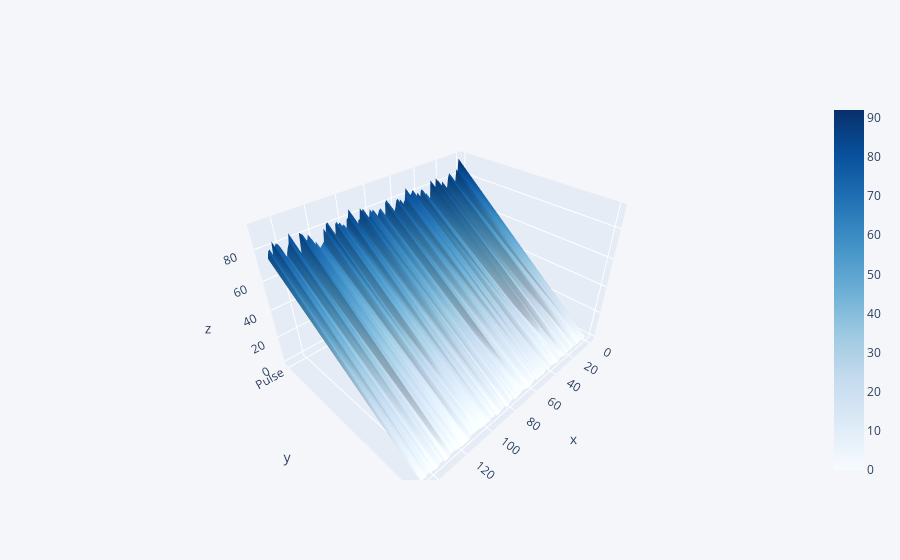

The code cell stored with this chart in its notebook:
### Code cell
data1[['Pulse','Level']].iplot(kind = 'surface',colorscale = 'blues')

### Figure 1 — Plotly figure (JSON) as saved in the notebook; plotly's stock layout.template omitted (floating-point values rounded to 4 significant figures; data arrays with more than 128 entries replaced by an {"elided": "..."} marker saying what was removed)
{"data": [{"colorscale": [[0, "rgb(247,251,255)"], [0.125, "rgb(222,235,247)"], [0.25, "rgb(198,219,239)"], [0.375, "rgb(158,202,225)"], [0.5, "rgb(107,174,214)"], [0.625, "rgb(66,146,198)"], [0.75, "rgb(33,113,181)"], [0.875, "rgb(8,81,156)"], [1, "rgb(8,48,107)"]], "type": "surface", "x": {"elided": "149 int values"}, "y": ["Pulse", "Level"], "z": {"elided": "2x149 int values"}}], "layout": {"legend": {"bgcolor": "#F5F6F9", "font": {"color": "#4D5663"}}, "paper_bgcolor": "#F5F6F9", "plot_bgcolor": "#F5F6F9", "title": {"font": {"color": "#4D5663"}}, "xaxis": {"gridcolor": "#E1E5ED", "showgrid": true, "tickfont": {"color": "#4D5663"}, "title": {"font": {"color": "#4D5663"}, "text": ""}, "zerolinecolor": "#E1E5ED"}, "yaxis": {"gridcolor": "#E1E5ED", "showgrid": true, "tickfont": {"color": "#4D5663"}, "title": {"font": {"color": "#4D5663"}, "text": ""}, "zerolinecolor": "#E1E5ED"}}}
